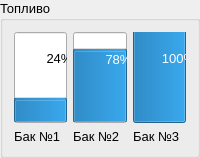
                    <widget class="QGroupBox" name="groupBox_6">
                     <property name="font">
                      <font>
                       <pointsize>10</pointsize>
                      </font>
                     </property>
                     <property name="title">
                      <string>Топливо</string>
                     </property>
                     <layout class="QHBoxLayout" name="horizontalLayout_19">
                      <item>
                       <layout class="QVBoxLayout" name="verticalLayout_22">
                        <item>
                         <widget class="QProgressBar" name="progressBar">
                          <property name="sizePolicy">
                           <sizepolicy hsizetype="Minimum" vsizetype="Expanding">
                            <horstretch>0</horstretch>
                            <verstretch>0</verstretch>
                           </sizepolicy>
                          </property>
                          <property name="value">
                           <number>24</number>
                          </property>
                          <property name="orientation">
                           <enum>Qt::Vertical</enum>
                          </property>
                         </widget>
                        </item>
                        <item>
                         <widget class="QLabel" name="label_9">
                          <property name="text">
                           <string>Бак №1</string>
                          </property>
                         </widget>
                        </item>
                       </layout>
                      </item>
                      <item>
                       <layout class="QVBoxLayout" name="verticalLayout_23">
                        <item>
                         <widget class="QProgressBar" name="progressBar_2">
                          <property name="sizePolicy">
                           <sizepolicy hsizetype="Minimum" vsizetype="Expanding">
                            <horstretch>0</horstretch>
                            <verstretch>0</verstretch>
                           </sizepolicy>
                          </property>
                          <property name="value">
                           <number>78</number>
                          </property>
                          <property name="orientation">
                           <enum>Qt::Vertical</enum>
                          </property>
                         </widget>
                        </item>
                        <item>
                         <widget class="QLabel" name="label_10">
                          <property name="text">
                           <string>Бак №2</string>
                          </property>
                         </widget>
                        </item>
                       </layout>
                      </item>
                      <item>
                       <layout class="QVBoxLayout" name="verticalLayout_24">
                        <item>
                         <widget class="QProgressBar" name="progressBar_3">
                          <property name="sizePolicy">
                           <sizepolicy hsizetype="Minimum" vsizetype="Expanding">
                            <horstretch>0</horstretch>
                            <verstretch>0</verstretch>
                           </sizepolicy>
                          </property>
                          <property name="minimum">
                           <number>0</number>
                          </property>
                          <property name="value">
                           <number>100</number>
                          </property>
                          <property name="orientation">
                           <enum>Qt::Vertical</enum>
                          </property>
                         </widget>
                        </item>
                        <item>
                         <widget class="QLabel" name="label_11">
                          <property name="text">
                           <string>Бак №3</string>
                          </property>
                         </widget>
                        </item>
                       </layout>
                      </item>
                     </layout>
                    </widget>
